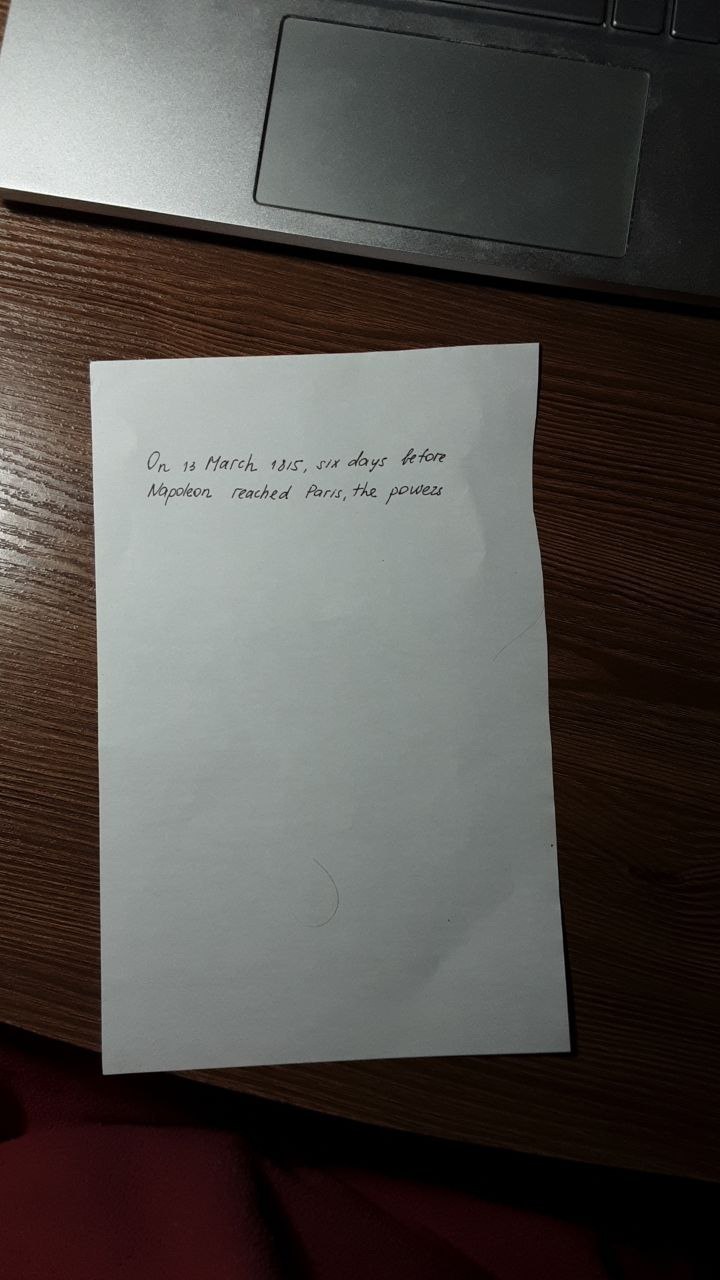
#> input picture src/images/11.jpg, 720 x 1280 px
$ python -i photo_scanning.py   (imports and definitions only)
#> lines starting #> are read from the running program, lines starting #| are printed output that depends on the picture; after the words box and inside, x2 and y2 are one past the last pixel; in counts of white or black regions, pixels touching at a corner belong together
import cv2
import imutils
from skimage.filters import threshold_local
import numpy as np

from PIL import Image
from pytesseract import pytesseract

def order_points(pts):
    rect = np.zeros((4, 2), dtype = "float32")

    s = pts.sum(axis = 1)
    rect[0] = pts[np.argmin(s)]
    rect[2] = pts[np.argmax(s)]

    diff = np.diff(pts, axis = 1)
    rect[1] = pts[np.argmin(diff)]
    rect[3] = pts[np.argmax(diff)]

    return rect

def four_point_transform(image, pts):

    rect = order_points(pts)
    (tl, tr, br, bl) = rect

    widthA = np.sqrt(((br[0] - bl[0]) ** 2) + ((br[1] - bl[1]) ** 2))
    widthB = np.sqrt(((tr[0] - tl[0]) ** 2) + ((tr[1] - tl[1]) ** 2))
    maxWidth = max(int(widthA), int(widthB))

    heightA = np.sqrt(((tr[0] - br[0]) ** 2) + ((tr[1] - br[1]) ** 2))
    heightB = np.sqrt(((tl[0] - bl[0]) ** 2) + ((tl[1] - bl[1]) ** 2))
    maxHeight = max(int(heightA), int(heightB))

    dst = np.array([
        [0, 0],
        [maxWidth - 1, 0],
        [maxWidth - 1, maxHeight - 1],
        [0, maxHeight - 1]], dtype = "float32")

    print(rect)
    print(dst)
    M = cv2.getPerspectiveTransform(rect, dst)
    warped = cv2.warpPerspective(image, M, (maxWidth, maxHeight))

    return warped

def main_func(path):
#> called with path = 'images/11.jpg'
    img_path = path
    big_img = cv2.imread(img_path)
#> big_img is the input picture: shape (1280, 720, 3); mean B, G, R 75.1, 78.6, 82.8

    ratio = big_img.shape[0] / 500.0
#> ratio = 2.56
    org = big_img.copy()
    img = imutils.resize(big_img, height = 500)

    gray_img = cv2.cvtColor(img.copy(),cv2.COLOR_BGR2GRAY)
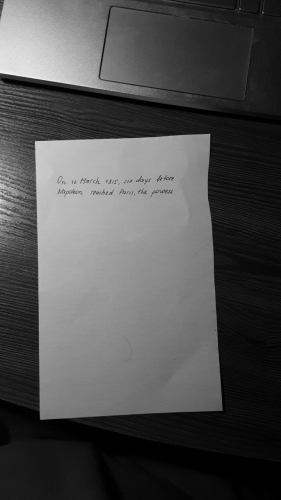
#> gray_img: shape (500, 281); min 0, max 244, mean 79.5

    blur_img = cv2.GaussianBlur(gray_img,(5,5),0)

    edged_img = cv2.Canny(blur_img,75,200)
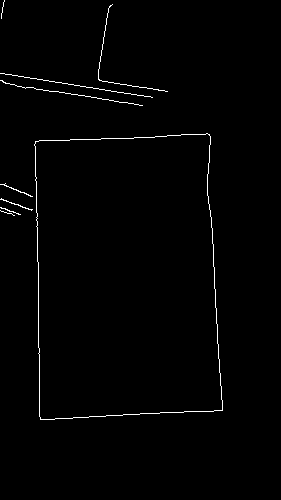
#> edged_img: shape (500, 281); 1.1% white in thin lines or dots, all inside (x1, y1, x2, y2) = (0, 0, 223, 420)

    cnts, _ = cv2.findContours(edged_img, cv2.RETR_LIST, cv2.CHAIN_APPROX_SIMPLE)
#> cnts = 10 contours, 8 with area under 20; largest, box (x1, y1, x2, y2) and area: (34, 133, 223, 420) 48914, (34, 133, 223, 420) 48912
    cnts = sorted(cnts, key=cv2.contourArea, reverse=True)[:5]
#> cnts = 5 contours, 3 with area under 20; largest, box (x1, y1, x2, y2) and area: (34, 133, 223, 420) 48914, (34, 133, 223, 420) 48912
    doc = ''
    for c in cnts:
        peri = cv2.arcLength(c, True)
        approx = cv2.approxPolyDP(c, 0.02 * peri, True)

        if len(approx) == 4:
            doc = approx
            break
#> this loop made 1 pass
#> (peri, doc) on pass 1: (932.4, [[209, 134], [35, 141], [40, 419], [222, 410]])

    p = []

    for d in doc:
        tuple_point = tuple(d[0])
        cv2.circle(img, tuple_point, 3, (0, 0, 255), 4)
        p.append(tuple_point)
#> this loop made 4 passes
#> tuple_point on passes 1 to 4: (209, 134), (35, 141), (40, 419), (222, 410)
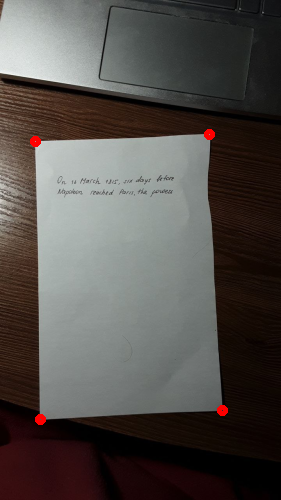
#> img: shape (500, 281, 3); mean B, G, R 75, 78.5, 83.3
#> after the loop, p = [(209, 134), (35, 141), (40, 419), (222, 410)]

    warped_image = four_point_transform(org, doc.reshape(4, 2) * ratio)
#> in order_points, `s = pts.sum(axis = 1)`: s = [878.1, 450.6, 1175, 1617.9]
#> in order_points, `diff = np.diff(pts, axis = 1)`: diff = [-192, 271.4, 970.2, 481.3]
#> in four_point_transform, `rect = order_points(pts)`: rect = [[89.6, 361], [535, 343], [568.3, 1049.6], [102.4, 1072.6]]
#> in four_point_transform, `(tl, tr, br, bl) = rect`: tl = [89.6, 361]; tr = [535, 343]; br = [568.3, 1049.6]; bl = [102.4, 1072.6]
#> in four_point_transform, `widthA = np.sqrt(((br[0] - bl[0]) ** 2) + ((br[1] - bl[1]) ** 2))`: widthA = 466.5
#> in four_point_transform, `widthB = np.sqrt(((tr[0] - tl[0]) ** 2) + ((tr[1] - tl[1]) ** 2))`: widthB = 445.8
#> in four_point_transform, `maxWidth = max(int(widthA), int(widthB))`: maxWidth = 466
#> in four_point_transform, `heightA = np.sqrt(((tr[0] - br[0]) ** 2) + ((tr[1] - br[1]) ** 2))`: heightA = 707.3
#> in four_point_transform, `heightB = np.sqrt(((tl[0] - bl[0]) ** 2) + ((tl[1] - bl[1]) ** 2))`: heightB = 711.8
#> in four_point_transform, `maxHeight = max(int(heightA), int(heightB))`: maxHeight = 711
#> in four_point_transform, `dst = np.array([ [0, 0], [maxWidth - 1, 0], [maxWidth - 1, maxHeight -..`: dst = [[0, 0], [465, 0], [465, 710], [0, 710]]
#| [[  89.6   360.96]
#|  [ 535.04  343.04]
#|  [ 568.32 1049.6 ]
#|  [ 102.4  1072.64]]
#| [[  0.   0.]
#|  [465.   0.]
#|  [465. 710.]
#|  [  0. 710.]]
#> in four_point_transform, `M = cv2.getPerspectiveTransform(rect, dst)`: M = [[1.06, -0.0191, -88.2], [0.0429, 1.07, -389.1], [-1.06e-05, 6.69e-05, 1]]
#> in four_point_transform, `warped = cv2.warpPerspective(image, M, (maxWidth, maxHeight))`:
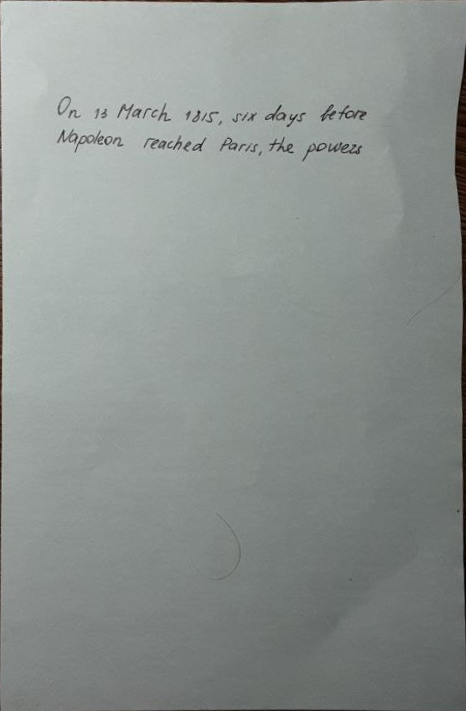
#> warped: shape (711, 466, 3); mean B, G, R 143.5, 146.1, 140.1
    warped_image = cv2.cvtColor(warped_image, cv2.COLOR_BGR2GRAY)

    T = threshold_local(warped_image, 11, offset = 10, method = "gaussian")
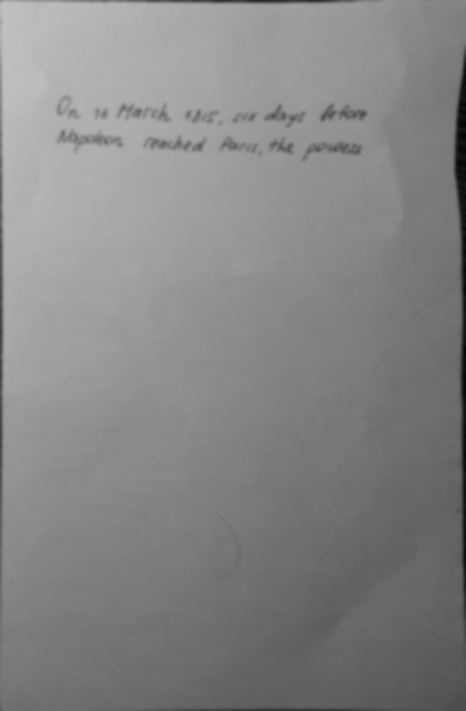
#> T: shape (711, 466) float64; min 4.96, max 193.9, mean 134.1
    warped = (warped_image > T).astype("uint8") * 255
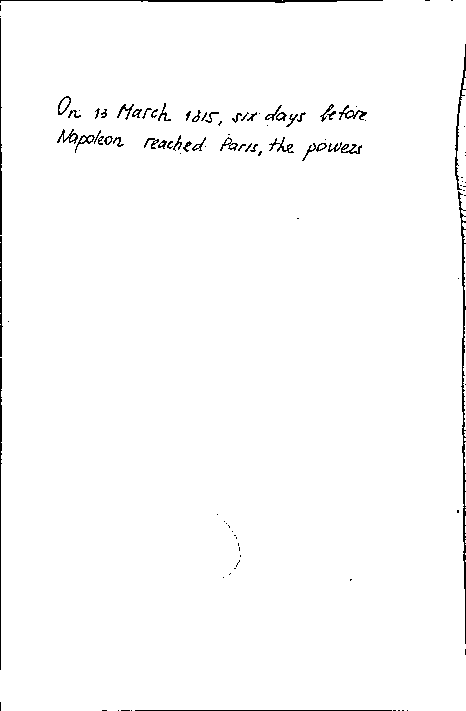
#> warped: shape (711, 466); 98.4% white; black in thin lines or dots

    pytesseract.tesseract_cmd = 'tesseract'
#> (the run stopped early here; a loop or call above may not have finished)
